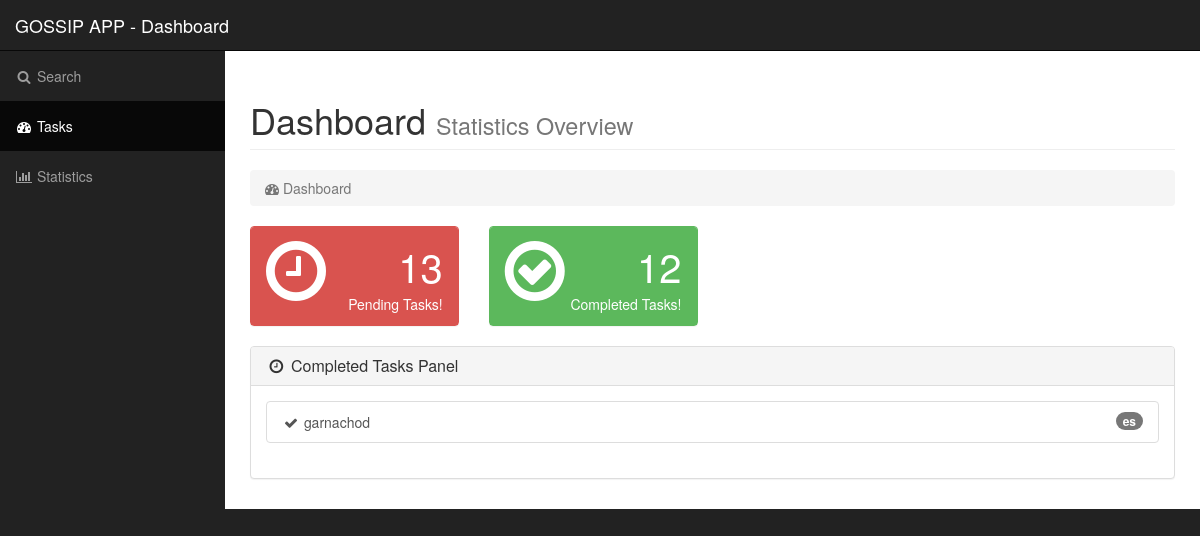
Page /dashboard.html on the earlier database version.
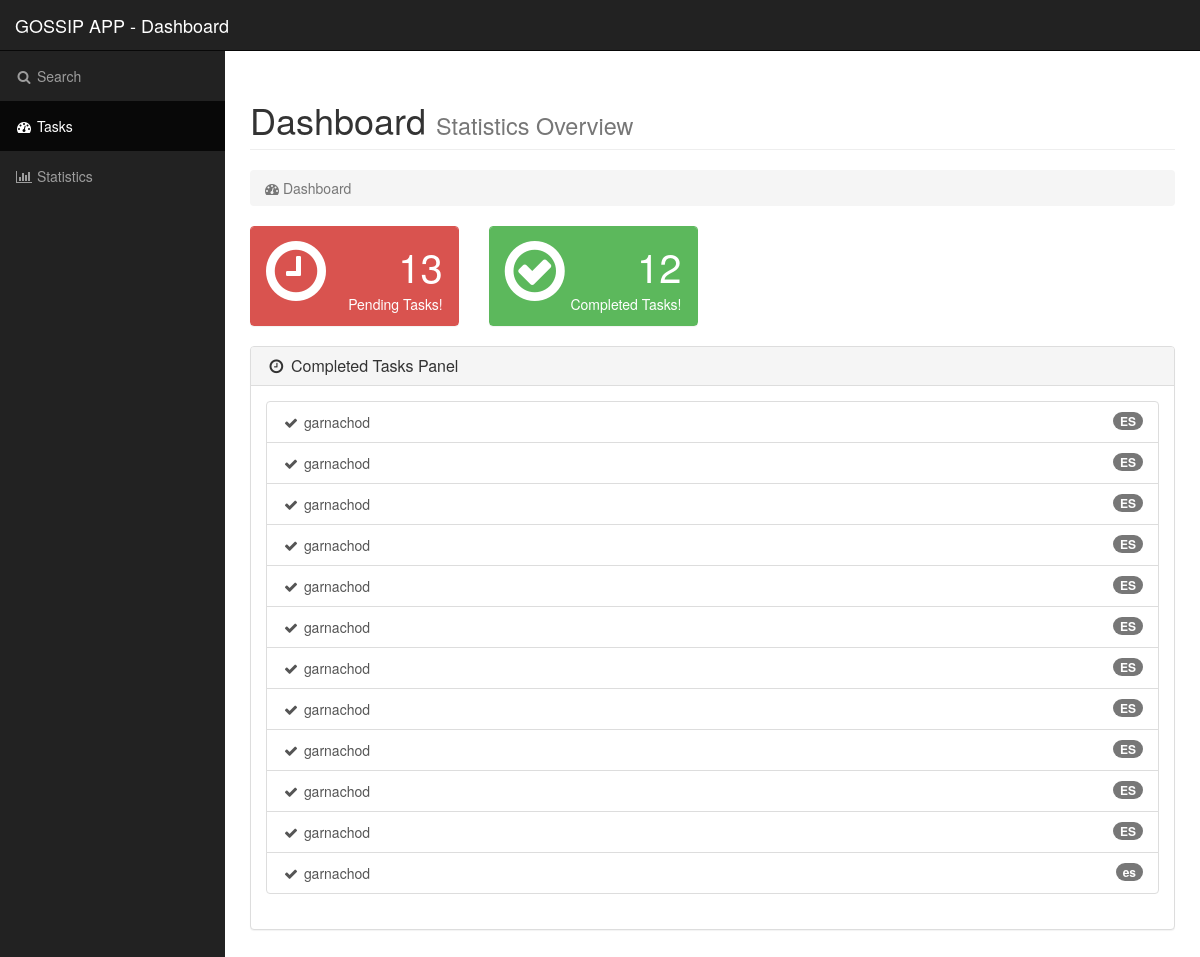
Same page on the later database version.
### web/models.py (models this page shows)
class Tarea(models.Model):
	tipo = models.CharField(max_length=100)
	username = models.CharField(max_length=20)
	idioma = models.CharField(max_length=2)
	inicio = models.DateTimeField()

### web/views.py (the view)
# urls.py: url(r'^dashboard.html', views.dashboard, name='dashboard'),
def dashboard(request):
	if 'search' in request.POST and 'lang' in search.POST:
		createTask('SentimentsByMentions', request.POST['search'], request.POST['lang'])
	tareas = Tarea.objects.order_by('-inicio')
	context = {'tareas' : tareas}
	return render(request, "mineria/dashboard.html", context)

### web/templates/mineria/dashboard.html (shortened to what this page needs)
<!DOCTYPE html>
<html lang="en">
<head>
    <link href="../static/mineria/css/bootstrap.min.css" rel="stylesheet">
    <link href="../static/mineria/css/sb-admin.css" rel="stylesheet">
    <link href="../static/mineria/css/plugins/morris.css" rel="stylesheet">
    <link href="../static/mineria/font-awesome/css/font-awesome.min.css" rel="stylesheet" type="text/css">
</head>
{% load staticfiles %}
{% block content %}
    <div id="wrapper">
        <nav class="navbar navbar-inverse navbar-fixed-top" role="navigation">
            <div class="navbar-header">
                <a class="navbar-brand" href="dashboard.html">GOSSIP APP - Dashboard</a>
            </div>
            <div class="collapse navbar-collapse navbar-ex1-collapse">
                <ul class="nav navbar-nav side-nav">
                    <li>
                        <a href="index.html"><i class="fa fa-fw fa-search"></i> Search</a>
                    </li>
                    <li class="active">
                        <a href="dashboard.html"><i class="fa fa-fw fa-dashboard"></i> Tasks</a>
                    </li>
                    <li>
                        <a href="statistics.html"><i class="fa fa-fw fa-bar-chart-o"></i> Statistics</a>
                    </li>
            </div>
        </nav>
        <div id="page-wrapper">
            <div class="container-fluid">
                <div class="row">
                    <div class="col-lg-12">
                        <h1 class="page-header">
                            Dashboard <small>Statistics Overview</small>
                        </h1>
                        <ol class="breadcrumb">
                            <li class="active">
                                <i class="fa fa-dashboard"></i> Dashboard
                            </li>
                        </ol>
                    </div>
                </div>
                <div class="row row-centered">
                    <div class="col-lg-3 col-md-6">
                        <div class="panel panel-red">
                            <div class="panel-heading">
                                <div class="row">
                                    <div class="col-xs-3">
                                        <i class="fa fa-clock-o fa-5x"></i>
                                    </div>
                                    <div class="col-xs-9 text-right">
                                        <div class="huge">13</div>
                                        <div>Pending Tasks!</div>
                                    </div>
                                </div>
                            </div>
                        </div>
                    </div>
                    <div class="col-lg-3 col-md-6">
                        <div class="panel panel-green">
                            <div class="panel-heading">
                                <div class="row">
                                    <div class="col-xs-3">
                                        <i class="fa fa-check-circle-o fa-5x"></i>
                                    </div>
                                    <div class="col-xs-9 text-right">
                                        <div class="huge">12</div>
                                        <div>Completed Tasks!</div>
                                    </div>
                                </div>
                            </div>
                        </div>
                    </div>
                </div>
                    <div class="col-lg-14">
                        <div class="panel panel-default">
                            <div class="panel-heading">
                                <h3 class="panel-title"><i class="fa fa-clock-o fa-fw"></i> Completed Tasks Panel</h3>
                            </div>
                            <div class="panel-body">
                                <div class="list-group">
                                    {% for tarea in tareas %}
                                    <a href="/task.html?id={{ tarea.id }}" class="list-group-item">
                                        <span class="badge">{{ tarea.idioma }}</span>
                                        <i class="fa fa-fw fa-check"></i> {{ tarea.username }}
                                    </a>
                                    {% endfor %}
                                </div>
                            </div>
                        </div>
                    </div>
                                    </div>
            </div>
        </div>
{% endblock content%}

### web/static/mineria/css/sb-admin.css (style rules this page uses)
#wrapper { padding-left: 0; }
#page-wrapper { width: 100%; padding: 0; background-color: #fff; }
.huge { font-size: 50px; line-height: normal; }
@media (min-width:768px) { #wrapper { padding-left: 225px; } }
@media (min-width:768px) { #page-wrapper { padding: 10px; } }
@media (min-width:768px) { .side-nav { position: fixed; top: 51px; left: 225px; width: 225px; margin-left: -225px; border: none; border-radius: 0; overflow-y: auto; background-color: #222; bottom: 0; overflow-x: hidden; padding-bottom: 40px; } }
@media (min-width:768px) { .side-nav>li>a { width: 225px; } }
.huge { font-size: 40px; }
.panel-green { border-color: #5cb85c; }
.panel-green > .panel-heading { border-color: #5cb85c; color: #fff; background-color: #5cb85c; }
.panel-red { border-color: #d9534f; }
.panel-red > .panel-heading { border-color: #d9534f; color: #fff; background-color: #d9534f; }

Differences in the rows shown:
added Tarea: idioma "ES", username "garnachod"
added Tarea: idioma "ES", username "garnachod"
added Tarea: idioma "ES", username "garnachod"
added Tarea: idioma "ES", username "garnachod"
added Tarea: idioma "ES", username "garnachod"
added Tarea: idioma "ES", username "garnachod"
added Tarea: idioma "ES", username "garnachod"
added Tarea: idioma "ES", username "garnachod"
added Tarea: idioma "ES", username "garnachod"
added Tarea: idioma "ES", username "garnachod"
added Tarea: idioma "ES", username "garnachod"
